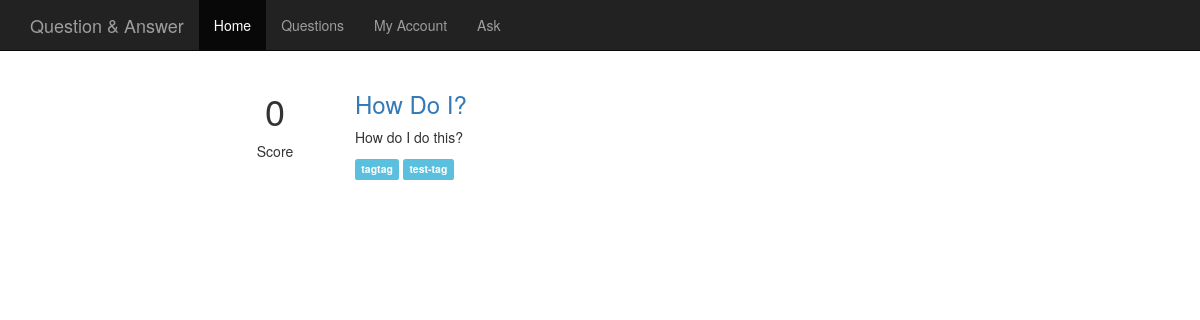
The page /questions/ on the database as committed earlier.
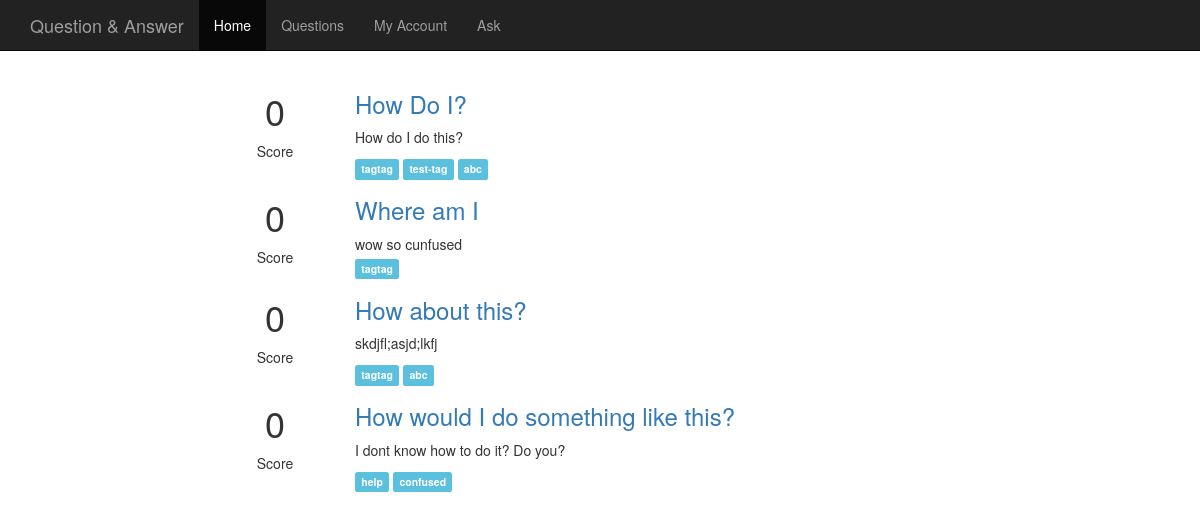
The same page on the database as committed later.
### question_answer/models.py (models this page shows, shortened)
class Question(models.Model):
    question_name = models.CharField(max_length=200)
    question_text = models.CharField(max_length=512)
    score = models.IntegerField(default=0)
    pub_date = models.DateTimeField()
    tags = models.ManyToManyField(Tag)

class Tag(models.Model):
    tag_name = models.CharField(max_length=16)

### question_answer/views.py (the view)
def index (request):
    question_list = Question.objects.order_by('-score')[:10]
    template = loader.get_template("question_answer/index.html")
    context = RequestContext(request, {'question_list': question_list,})
    return HttpResponse(template.render(context))

### question_answer/templates/question_answer/index.html (shortened to what this page needs)
<html lang="en">
    <head>
    {% load staticfiles %}
        <link href="{% static 'questions/css/bootstrap.min.css' %}" rel="stylesheet">
    </head>
    <body>
    <nav class="navbar navbar-inverse navbar-static-top">
        <div class="container">
            <div class="navbar-header">
                <a class="navbar-brand" href="#">Question & Answer</a>
            </div>
            <div id="navbar" class="collapse navbar-collapse">
                <ul class="nav navbar-nav">
                    <li class="active"><a href="#">Home</a></li>
                    <li><a href="#about">Questions</a></li>
                    <li><a href="#contact">My Account</a></li>
                    <li><a href="{% url 'questions:ask' %}">Ask</a></li>
                </ul>
            </div>
        </div>
    </nav>
    <div class="container">
        <div class="row">
            <div class="col-md-8 col-md-offset-2">
                {% for question in question_list %}
                <div class="row">
                <div class="col-md-2 text-center">
                    <h1>{{ question.score }}</h1>
                    <p>Score</p>
                </div>
                <div class="col-md-10">
                    <h3><a href="#{{ question.id }}">{{ question.question_name }}</a></h3>
                    <p>{{ question.question_text }}</p>
                    {% for tag in question.tags.all %}
                    <span class="label label-info">{{ tag.tag_name }}</span>
                    {% endfor %}
                </div>
                </div>
                {% endfor %}
            </div>
        </div>
    </div>
    </body>
</html>

Rows that differ between the two databases and show on the page:
added Tag: tag_name "abc"
added Question: score "0", question_name "Where am I", question_text "wow so cunfused", Tag (tag_name "tagtag")
added Question: score "0", question_name "How about this?", question_text "skdjfl;asjd;lkfj", Tag (tag_name "tagtag")
added Question: score "0", question_name "How would I do something like this?", question_text "I dont know how to do it? Do you?"
added Tag: tag_name "help", shown under "0"
added Tag: tag_name "confused", shown under "0"
